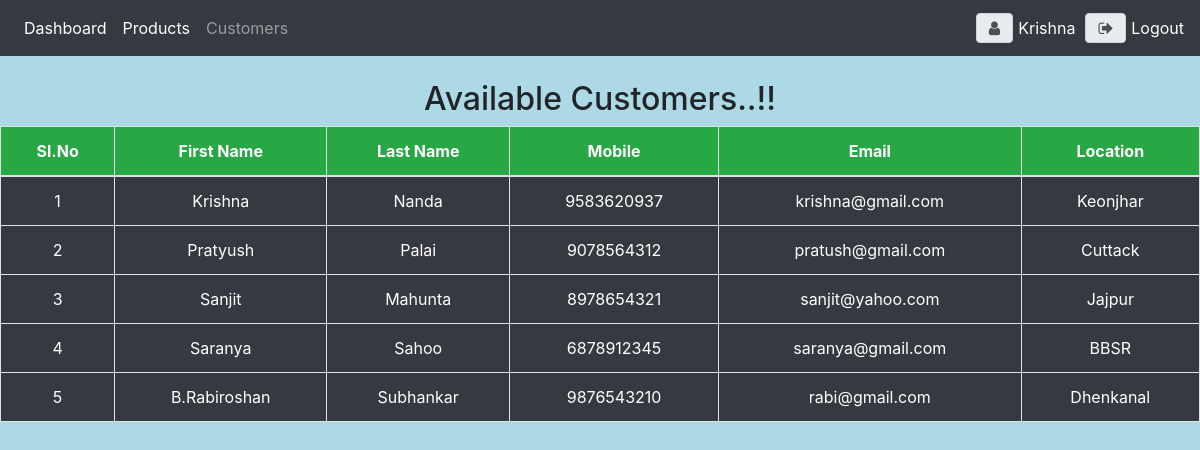
Page /all_customers/ (signed in) on the committed database.
### account/models.py (models this page shows, shortened)
class Customer(models.Model):
    first_name=models.CharField(max_length=100, null=True,blank=True)
    last_name= models.CharField(max_length=100, null=True,blank=True)
    mobile=models.BigIntegerField(null=True,blank=True)
    email=models.EmailField(max_length=100, null=True,blank=True,unique=True)
    location=models.CharField(max_length=100, null=True,blank=True)

### account/views.py (the view)
# urls.py: path('all_customers/',views.all_customers, name='all_customers'),
@login_required(login_url='login')
def all_customers(request):
    customers = Customer.objects.all()
    context = {'customers': customers}
    return render(request, 'accounts/all_customers.html', context)

### templates/accounts/all_customers.html (shortened to what this page needs)
{% extends 'accounts/base.html' %}
{% block content %}
<br>
    {% if customers %}
        <h2 class="text-center">Available Customers..!!</h2>
        <table class="table table-bordered text-center">
        <thead class="bg-success text-white">
        <tr>
            <th>Sl.No</th>
            <th>First Name</th>
            <th>Last Name</th>
            <th>Mobile</th>
            <th>Email</th>
            <th>Location</th>
        </tr>
        </thead>
        <tbody class="bg-dark text-white">
        {% for i in customers %}
            <tr>
                <td>{{ i.id }}</td>
            <td>{{ i.first_name }}</td>
            <td>{{ i.last_name }}</td>
            <td>{{ i.mobile }}</td>
            <td>{{ i.email }}</td>
            <td>{{i.location}}</td>
            </tr>
        {% endfor %}
        </tbody>
        </table>
    {% else %}
        <h2>No Customers</h2>
    {% endif %}
{% endblock %}

### templates/accounts/navbar.html (shortened to what this page needs)
<!DOCTYPE html>
<html lang="en">
<head>
</head>
<body>
{% block content %}
<nav class="navbar navbar-expand-lg navbar-dark bg-dark">
    <div class="collapse navbar-collapse" id="navbarNav">
        <ul class="navbar-nav">
            <li class="nav-item active">
                <a class="nav-link" href="{% url 'home' %}">Dashboard</a>
            </li>
            <li class="nav-item active">
                <a class="nav-link" href="{% url 'product' %}">Products</a>
            </li>
            <li class="nav-item">
                <a class="nav-link" href="{% url 'all_customers' %}">Customers</a>
            </li>
        </ul>
    </div>
    <span class="input-group-text" id="user2"><i class="fa fa-user"></i></span>
    <span id="user1">{{ request.user|capfirst }}</span>
    <span class="input-group-text" id="user3"><i class="fa fa-sign-out"></i></span>
  <a id="logoutid" href="{% url 'logout' %}">Logout</a>
</nav>
{% endblock %}
</body>
</html>

### templates/accounts/navbar.html (style rules this page uses)
#logoutid { color: white; }
#user1 { color: white; margin-right: 10px; }
#user2 { margin-right: 5px; }
#user3 { margin-right: 5px; }

### templates/accounts/all_customers.html (style rules this page uses)
body { background-color: lightblue; }

### rows in the picture
Customer: id "1", first_name "Krishna", last_name "Nanda", mobile "9583620937", email "krishna@gmail.com", location "Keonjhar"
Customer: id "2", first_name "Pratyush", last_name "Palai", mobile "9078564312", email "pratush@gmail.com", location "Cuttack"
Customer: id "3", first_name "Sanjit", last_name "Mahunta", mobile "8978654321", email "sanjit@yahoo.com", location "Jajpur"
Customer: id "4", first_name "Saranya", last_name "Sahoo", mobile "6878912345", email "saranya@gmail.com", location "BBSR"
Customer: id "5", first_name "B.Rabiroshan", last_name "Subhankar", mobile "9876543210", email "rabi@gmail.com", location "Dhenkanal"

### other values in the picture
{{ request.user|capfirst }} "Krishna"
